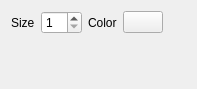
<?xml version="1.0" encoding="UTF-8"?>
<ui version="4.0">
 <class>CXPage3DPoints</class>
 <widget class="CXBasePropertyPage" name="CXPage3DPoints">
  <property name="geometry">
   <rect>
    <x>0</x>
    <y>0</y>
    <width>197</width>
    <height>89</height>
   </rect>
  </property>
  <property name="windowTitle">
   <string>CXPage3DPoints</string>
  </property>
  <layout class="QVBoxLayout" name="verticalLayout">
   <item>
    <layout class="QHBoxLayout" name="horizontalLayout">
     <item>
      <widget class="QLabel" name="label">
       <property name="text">
        <string>Size</string>
       </property>
      </widget>
     </item>
     <item>
      <widget class="QSpinBox" name="spinBox">
       <property name="minimum">
        <number>1</number>
       </property>
      </widget>
     </item>
     <item>
      <widget class="QLabel" name="label_2">
       <property name="text">
        <string>Color</string>
       </property>
      </widget>
     </item>
     <item>
      <widget class="CXButtonColorEdit" name="pushButton">
       <property name="text">
        <string/>
       </property>
      </widget>
     </item>
     <item>
      <spacer name="horizontalSpacer">
       <property name="orientation">
        <enum>Qt::Horizontal</enum>
       </property>
       <property name="sizeHint" stdset="0">
        <size>
         <width>40</width>
         <height>20</height>
        </size>
       </property>
      </spacer>
     </item>
    </layout>
   </item>
   <item>
    <spacer name="verticalSpacer">
     <property name="orientation">
      <enum>Qt::Vertical</enum>
     </property>
     <property name="sizeHint" stdset="0">
      <size>
       <width>20</width>
       <height>40</height>
      </size>
     </property>
    </spacer>
   </item>
  </layout>
 </widget>
 <layoutdefault spacing="6" margin="11"/>
 <customwidgets>
  <customwidget>
   <class>CXBasePropertyPage</class>
   <extends>QWidget</extends>
   <header>xbasepropertypage.h</header>
   <container>1</container>
  </customwidget>
  <customwidget>
   <class>CXButtonColorEdit</class>
   <extends>QPushButton</extends>
   <header>xbuttoncoloredit.h</header>
  </customwidget>
 </customwidgets>
 <resources/>
 <connections/>
</ui>
